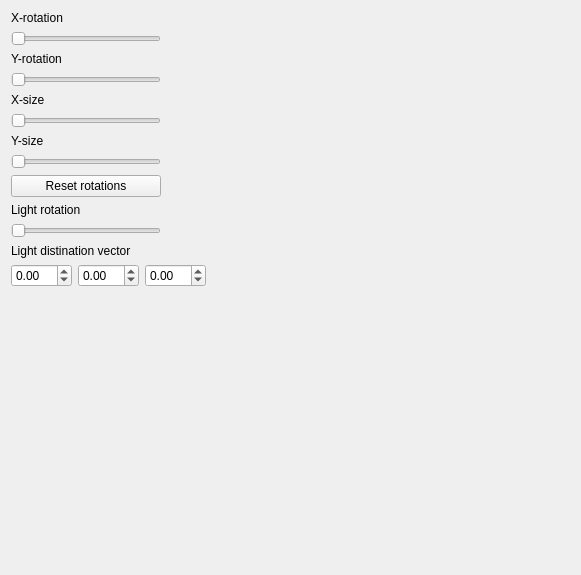
<?xml version="1.0" encoding="UTF-8"?>
<ui version="4.0">
 <class>Sc9LightingMapsOptionsForm</class>
 <widget class="QWidget" name="Sc9LightingMapsOptionsForm">
  <property name="geometry">
   <rect>
    <x>0</x>
    <y>0</y>
    <width>581</width>
    <height>575</height>
   </rect>
  </property>
  <property name="windowTitle">
   <string>Form</string>
  </property>
  <layout class="QVBoxLayout" name="verticalLayout">
   <item>
    <widget class="QLabel" name="xRotationSliderLabel">
     <property name="text">
      <string>X-rotation</string>
     </property>
    </widget>
   </item>
   <item>
    <widget class="QSlider" name="xRotationSlider">
     <property name="sizePolicy">
      <sizepolicy hsizetype="Fixed" vsizetype="Fixed">
       <horstretch>0</horstretch>
       <verstretch>0</verstretch>
      </sizepolicy>
     </property>
     <property name="minimumSize">
      <size>
       <width>150</width>
       <height>0</height>
      </size>
     </property>
     <property name="baseSize">
      <size>
       <width>0</width>
       <height>0</height>
      </size>
     </property>
     <property name="maximum">
      <number>100</number>
     </property>
     <property name="orientation">
      <enum>Qt::Horizontal</enum>
     </property>
    </widget>
   </item>
   <item>
    <widget class="QLabel" name="yRotationSliderLabel">
     <property name="text">
      <string>Y-rotation</string>
     </property>
    </widget>
   </item>
   <item>
    <widget class="QSlider" name="yRotationSlider">
     <property name="sizePolicy">
      <sizepolicy hsizetype="Fixed" vsizetype="Fixed">
       <horstretch>0</horstretch>
       <verstretch>0</verstretch>
      </sizepolicy>
     </property>
     <property name="minimumSize">
      <size>
       <width>150</width>
       <height>0</height>
      </size>
     </property>
     <property name="baseSize">
      <size>
       <width>0</width>
       <height>0</height>
      </size>
     </property>
     <property name="maximum">
      <number>100</number>
     </property>
     <property name="orientation">
      <enum>Qt::Horizontal</enum>
     </property>
    </widget>
   </item>
   <item>
    <widget class="QLabel" name="xSizeSliderLabel">
     <property name="text">
      <string>X-size</string>
     </property>
    </widget>
   </item>
   <item>
    <widget class="QSlider" name="xSizeSlider">
     <property name="sizePolicy">
      <sizepolicy hsizetype="Fixed" vsizetype="Fixed">
       <horstretch>0</horstretch>
       <verstretch>0</verstretch>
      </sizepolicy>
     </property>
     <property name="minimumSize">
      <size>
       <width>150</width>
       <height>0</height>
      </size>
     </property>
     <property name="minimum">
      <number>100</number>
     </property>
     <property name="maximum">
      <number>1000</number>
     </property>
     <property name="orientation">
      <enum>Qt::Horizontal</enum>
     </property>
    </widget>
   </item>
   <item>
    <widget class="QLabel" name="ySizeSliderLabel">
     <property name="text">
      <string>Y-size</string>
     </property>
    </widget>
   </item>
   <item>
    <widget class="QSlider" name="ySizeSlider">
     <property name="sizePolicy">
      <sizepolicy hsizetype="Fixed" vsizetype="Fixed">
       <horstretch>0</horstretch>
       <verstretch>0</verstretch>
      </sizepolicy>
     </property>
     <property name="minimumSize">
      <size>
       <width>150</width>
       <height>0</height>
      </size>
     </property>
     <property name="minimum">
      <number>100</number>
     </property>
     <property name="maximum">
      <number>1000</number>
     </property>
     <property name="orientation">
      <enum>Qt::Horizontal</enum>
     </property>
    </widget>
   </item>
   <item>
    <widget class="QPushButton" name="resetRotationsPushButton">
     <property name="sizePolicy">
      <sizepolicy hsizetype="Fixed" vsizetype="Fixed">
       <horstretch>0</horstretch>
       <verstretch>0</verstretch>
      </sizepolicy>
     </property>
     <property name="minimumSize">
      <size>
       <width>150</width>
       <height>0</height>
      </size>
     </property>
     <property name="text">
      <string>Reset rotations</string>
     </property>
    </widget>
   </item>
   <item>
    <widget class="QLabel" name="lightRotationSliderLabel">
     <property name="text">
      <string>Light rotation</string>
     </property>
    </widget>
   </item>
   <item>
    <widget class="QSlider" name="lightRotationSlider">
     <property name="sizePolicy">
      <sizepolicy hsizetype="Fixed" vsizetype="Fixed">
       <horstretch>0</horstretch>
       <verstretch>0</verstretch>
      </sizepolicy>
     </property>
     <property name="minimumSize">
      <size>
       <width>150</width>
       <height>0</height>
      </size>
     </property>
     <property name="maximum">
      <number>360</number>
     </property>
     <property name="orientation">
      <enum>Qt::Horizontal</enum>
     </property>
    </widget>
   </item>
   <item>
    <widget class="QLabel" name="lightDistinationSpinBoxLabel">
     <property name="text">
      <string>Light distination vector</string>
     </property>
    </widget>
   </item>
   <item>
    <layout class="QHBoxLayout" name="horizontalLayout">
     <item>
      <widget class="QDoubleSpinBox" name="lightDistinationDoubleSpinBoxX">
       <property name="minimum">
        <double>-20.000000000000000</double>
       </property>
       <property name="maximum">
        <double>20.000000000000000</double>
       </property>
       <property name="singleStep">
        <double>0.100000000000000</double>
       </property>
      </widget>
     </item>
     <item>
      <widget class="QDoubleSpinBox" name="lightDistinationDoubleSpinBoxY">
       <property name="minimum">
        <double>-20.000000000000000</double>
       </property>
       <property name="maximum">
        <double>20.000000000000000</double>
       </property>
       <property name="singleStep">
        <double>0.100000000000000</double>
       </property>
       <property name="stepType">
        <enum>QAbstractSpinBox::DefaultStepType</enum>
       </property>
      </widget>
     </item>
     <item>
      <widget class="QDoubleSpinBox" name="lightDistinationDoubleSpinBoxZ">
       <property name="minimum">
        <double>-20.000000000000000</double>
       </property>
       <property name="maximum">
        <double>20.000000000000000</double>
       </property>
       <property name="singleStep">
        <double>0.100000000000000</double>
       </property>
      </widget>
     </item>
     <item>
      <spacer name="horizontalSpacer">
       <property name="orientation">
        <enum>Qt::Horizontal</enum>
       </property>
       <property name="sizeHint" stdset="0">
        <size>
         <width>40</width>
         <height>20</height>
        </size>
       </property>
      </spacer>
     </item>
    </layout>
   </item>
   <item>
    <spacer name="verticalSpacer_2">
     <property name="orientation">
      <enum>Qt::Vertical</enum>
     </property>
     <property name="sizeType">
      <enum>QSizePolicy::Expanding</enum>
     </property>
     <property name="sizeHint" stdset="0">
      <size>
       <width>20</width>
       <height>20</height>
      </size>
     </property>
    </spacer>
   </item>
  </layout>
 </widget>
 <resources/>
 <connections/>
</ui>
